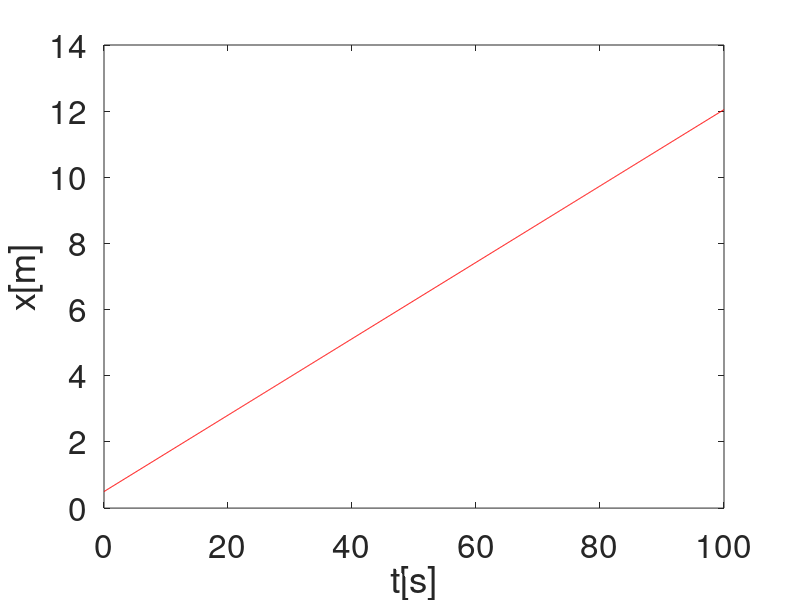
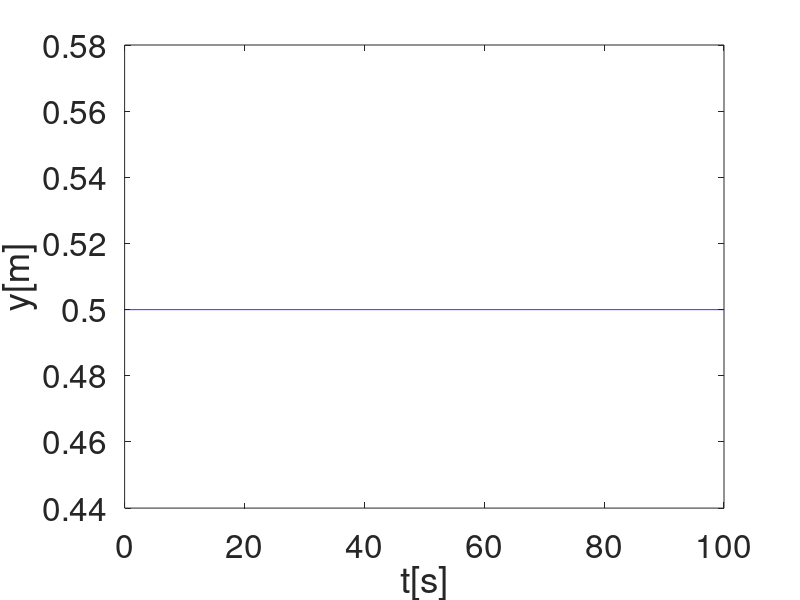
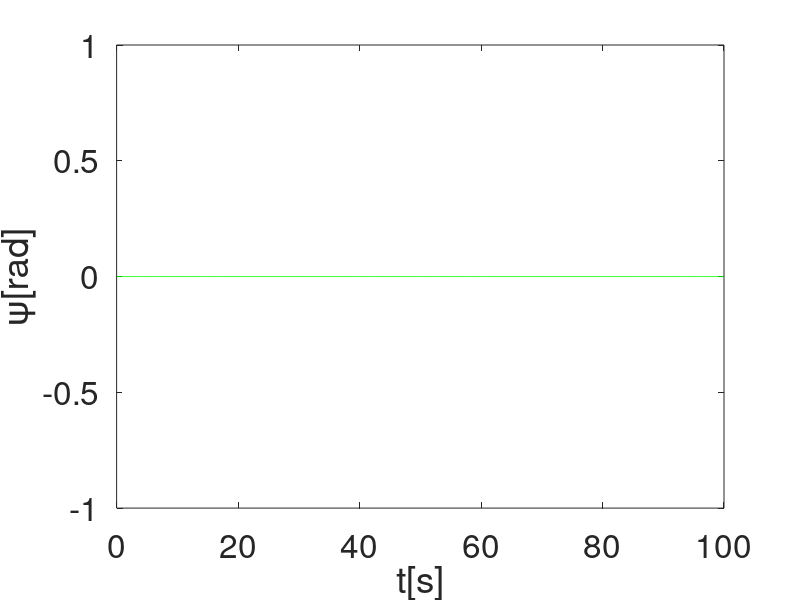
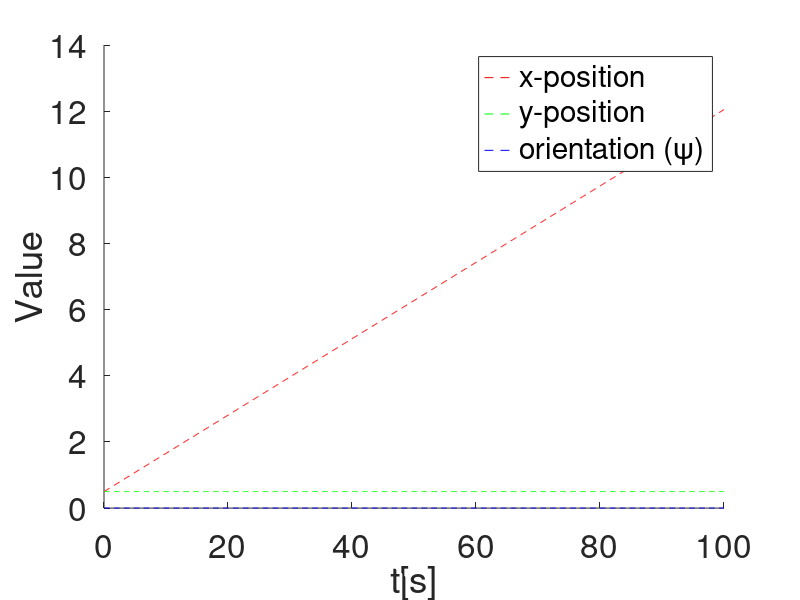

Here is the MATLAB script that generated these plots, in order:
%% Kinematic Simulation of a land-based mobile robot
clear all, clc; close all;

%% Simulation Parameter
dt = 0.1; % Step Size
ts = 100; % Simulation Time
t = 0:dt:ts; % Time Span

%% Vehicle (Mobile Robot) parameters (physical)
a = 0.2; % radius of the wheel in meters (fixed)
l_w = 0.3; % distance between wheel frame to vehicle frame along y axis



%% Initial Conditions
x0 = 0.5;
y0 = 0.5; 
psi0 = 0;

eta0 = [x0;y0;psi0];

eta(:,1)=eta0;

%% Loop starts here
for i = 1:length(t)
    psi = eta (3,i); % current orientation in radian OR 3rd row of eta

    % Jacobian Matrix
    J_psi = [cos(psi),-sin(psi),0;
             sin(psi),cos(psi),0;
             0,0,1;];

    %% inputs ( wheel angular velocity)
    omega_1 = 0; % first wheel angular velocity
    omega_2 = -0.5; % second wheel angular velocity
    omega_3 = 0.5; % third wheel angular velocity
    omega = [omega_1;omega_2;omega_3];

    %% Wheel Configuration Matrix
    W = a/3*[0, -sqrt(3),sqrt(3);
             2,-1,-1;
             1/l_w,1/l_w,1/l_w];

    zeta(:,i) = W*omega;

    eta_dot(:,i) = J_psi * zeta(:,i);

    eta(:,i+1) = eta(:,i) + dt * eta_dot(:,i); % Euler Method

end

%% Plotting Functions
figure
plot(t, eta(1, 1:end-1), 'r-');
set(gca, 'fontsize', 24);
xlabel('t[s]');
ylabel('x[m]');

figure
plot(t, eta(2, 1:end-1), 'b-');
set(gca, 'fontsize', 24);
xlabel('t[s]');
ylabel('y[m]');

figure
plot(t, eta(3, 1:end-1), 'g-');
set(gca, 'fontsize', 24);
xlabel('t[s]');
ylabel('\psi[rad]');

figure; %% in a single figure
hold on;
plot(t, eta(1, 1:end-1), 'r--', 'DisplayName', 'x-position');
plot(t, eta(2, 1:end-1), 'g--', 'DisplayName', 'y-position');
plot(t, eta(3, 1:end-1), 'b--', 'DisplayName', 'orientation (\psi)');

set(gca, 'fontsize', 24);
xlabel('t[s]');
ylabel('Value');
legend('show'); % Show the legend box with the names specified
hold off;

%% Animation (mobile robot motion animation)
l = 0.5; %length of mobile robot
w = 2*l_w; %width of mobile robot
% Mobile robot co-ordinates
mr_co = [-l/2,l/2,l/2,-l/2,-l/2;
         -w/2,-w/2,w/2,w/2,-w/2;];

figure 
for i = 1:5:length(t) % animation starts here
    psi = eta(3,i);
    R_psi = [cos(psi),-sin(psi);
             sin(psi), cos(psi);]; % 2D - rotation matrix
    v_pos = R_psi*mr_co;
    fill(v_pos(1,:)+eta(1,i),v_pos(2,:)+eta(2,i),'g')
    hold on, grid on; axis([-1 3 -1 3]), axis square
    plot(eta(1,1:i),eta(2,1:i),'g-');
    legend('Mobile Robot','Path'), set(gca,'fontsize',18)
    xlabel('x[m]');
    ylabel('y[m]');
    pause(0.01);
    hold off

end% animation ends here




